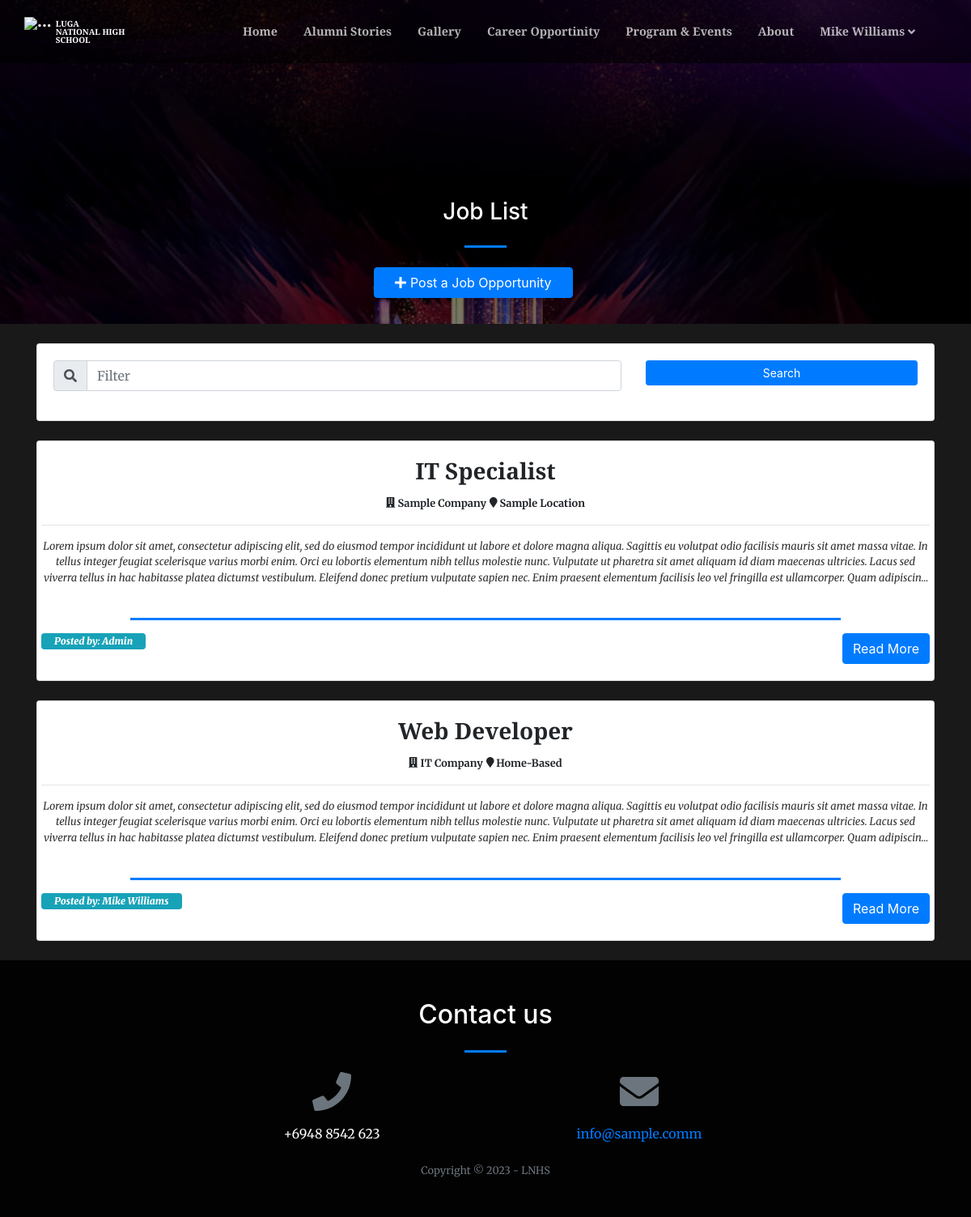
The app's page /index.php?page=careers (signed in) with its own data.
### tables this page shows
CREATE TABLE `careers` (
  `id` int(30) NOT NULL,
  `company` varchar(250) NOT NULL,
  `location` text NOT NULL,
  `job_title` text NOT NULL,
  `description` text NOT NULL,
  `user_id` int(30) NOT NULL,
  `date_created` datetime NOT NULL DEFAULT current_timestamp()
);

CREATE TABLE `users` (
  `id` int(30) NOT NULL,
  `name` text NOT NULL,
  `username` varchar(200) NOT NULL,
  `password` text NOT NULL,
  `type` tinyint(1) NOT NULL DEFAULT 3 COMMENT '1=Admin,2=Alumni officer, 3= alumnus',
  `auto_generated_pass` text NOT NULL,
  `alumnus_id` int(30) NOT NULL
);

### careers.php (the view, shortened to what this page needs)
<?php
include 'admin/db_connect.php';
?>
<header class="masthead">
    <div class="container-fluid h-100">
        <div class="row h-100 align-items-center justify-content-center text-center">
            <div class="col-lg-8 align-self-end mb-4 page-title">
                <h3 class="text-white">Job List</h3>
                <hr class="divider my-4" />
            <div class="row col-md-12 mb-2 justify-content-center">
                    <button class="btn btn-primary btn-block col-sm-4" type="button" id="new_career"><i class="fa fa-plus"></i> Post a Job Opportunity</button>
            </div>
            </div>
        </div>
    </div>
</header>
<div class="container mt-3 pt-2">
    <div class="card mb-4">
        <div class="card-body">
            <div class="row">
                <div class="col-md-8">
                    <div class="input-group mb-3">
                      <div class="input-group-prepend">
                        <span class="input-group-text" id="filter-field"><i class="fa fa-search"></i></span>
                      </div>
                      <input type="text" class="form-control" placeholder="Filter" id="filter" aria-label="Filter" aria-describedby="filter-field">
                    </div>
                </div>
                <div class="col-md-4">
                    <button class="btn btn-primary btn-block btn-sm" id="search">Search</button>
                </div>
            </div>
        </div>
    </div>
   <?php
    $event = $conn->query("SELECT c.*,u.name from careers c inner join users u on u.id = c.user_id order by id desc");
    while($row = $event->fetch_assoc()):
        $trans = get_html_translation_table(HTML_ENTITIES,ENT_QUOTES);
        unset($trans["\""], $trans["<"], $trans[">"], $trans["<h2"]);
        $desc = strtr(html_entity_decode($row['description']),$trans);
        $desc=str_replace(array("<li>","</li>"), array("",","), $desc);
    ?>
    <div class="card job-list" data-id="<?php echo $row['id'] ?>">
        <div class="card-body">
            <div class="row  align-items-center justify-content-center text-center h-100">
                <div class="">
                    <h3><b class="filter-txt"><?php echo ucwords($row['job_title']) ?></b></h3>
                    <div>
                    <span class="filter-txt"><small><b><i class="fa fa-building"></i> <?php echo ucwords($row['company']) ?></b></small></span>
                    <span class="filter-txt"><small><b><i class="fa fa-map-marker"></i> <?php echo ucwords($row['location']) ?></b></small></span>
                    </div>
                    <hr>
                    <larger class="truncate filter-txt"><?php echo strip_tags($desc) ?></larger>
                    <br>
                    <hr class="divider"  style="max-width: calc(80%)">
                    <span class="badge badge-info float-left px-3 pt-1 pb-1">
                        <b><i>Posted by: <?php echo $row['name'] ?></i></b>
                    </span>
                    <button class="btn btn-primary float-right read_more" data-id="<?php echo $row['id'] ?>">Read More</button>
                </div>
            </div>
        </div>
    </div>
    <br>
    <?php endwhile; ?>
</div>

### careers.php (style rules this page uses)
header.masthead,header.masthead:before { min-height: 50vh !important; height: 50vh !important }
.masthead { min-height: 23vh !important; height: 23vh !important; }
.masthead:before { min-height: 23vh !important; height: 23vh !important; }

### records on screen
careers: job_title "IT Specialist", company "Sample Company", location "Sample Location", description "Lorem ipsum dolor sit amet, consectetur adipiscing elit, sed do eiusmod tempor incididunt ut labore et dolore magna aliqua. Sagittis eu volutpat odio facilisis mauris sit amet massa vitae. In tellus integer feugiat scelerisque varius morbi enim. Orci eu lobortis elementum nibh tellus molestie nunc. Vulputate ut pharetra sit amet aliquam id diam maecenas ultricies. Lacus sed viverra tellus in hac habitasse platea dictumst vestibulum. Eleifend donec pretium vulputate sapien nec. Enim praesent elementum facilisis leo vel fringilla est ullamcorper. Quam…", user.name "Admin"
careers: job_title "Web Developer", company "IT Company", location "Home-Based", description "Lorem ipsum dolor sit amet, consectetur adipiscing elit, sed do eiusmod tempor incididunt ut labore et dolore magna aliqua. Sagittis eu volutpat odio facilisis mauris sit amet massa vitae. In tellus integer feugiat scelerisque varius morbi enim. Orci eu lobortis elementum nibh tellus molestie nunc. Vulputate ut pharetra sit amet aliquam id diam maecenas ultricies. Lacus sed viverra tellus in hac habitasse platea dictumst vestibulum. Eleifend donec pretium vulputate sapien nec. Enim praesent elementum facilisis leo vel fringilla est ullamcorper. Quam…", user.name "Mike Williams"

### other values on screen
$_SESSION['login_name'] "Mike Williams"
$_SESSION['system']['contact'] "+6948 8542 623"
$_SESSION['system']['email'] "info@sample.comm"
